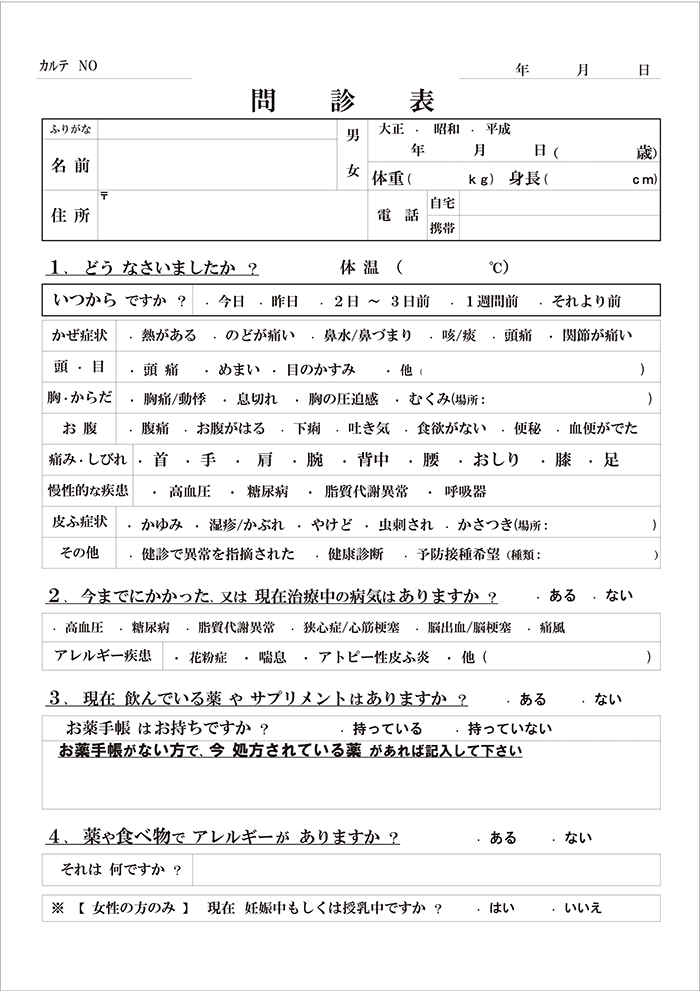
#> input picture input/form_blank_testClinic_v1.png, 700 x 991 px, found by its file name
$ python main.py
#> lines starting #> are read from the running program, lines starting #| are printed output that depends on the picture; after the words box and inside, x2 and y2 are one past the last pixel; in counts of white or black regions, pixels touching at a corner belong together
### SchemaBridge/backEnd/layout_extractor/io_paths.py
# io_paths.py
import os
import glob
from typing import Optional

DEFAULT_IMAGE_NAME = "form_blank_testClinic_v1.png"
DEFAULT_LAYOUT_JSON = os.path.join("output", "layout_a4_portrait.json")
DEFAULT_PDF_OUTPUT = os.path.join("output", "layout_preview.pdf")

def find_repo_root(start_dir: str, anchor="SchemaBridge") -> str:
#> called with start_dir = 'SchemaBridge/backEnd/layout_extractor', anchor = 'SchemaBridge'
    cur = start_dir
    while True:
        head, tail = os.path.split(cur)
        if tail == anchor:
            return cur
        if head == cur:
            raise FileNotFoundError(f'"{anchor}" ルートを辿れませんでした。起点: {start_dir}')
        cur = head

def resolve_input_dir(script_dir: str, repo_root: str) -> str:
    # まずは SchemaBridge 配下 → 無ければその親（Aiteqno直下）をフォールバック
#> called with script_dir = 'SchemaBridge/backEnd/layout_extractor', repo_root = 'SchemaBridge'
    parent_root = os.path.dirname(repo_root)
    candidates = [
        os.path.join(repo_root, "input"),                    # SchemaBridge/input
        os.path.join(parent_root, "input"),                  # Aiteqno/input（今回の配置）
        os.path.join(repo_root, "backEnd", "layout_extractor", "input"),
        os.path.join(repo_root, "layout_extractor", "input"),
        os.path.join(script_dir, "input"),
    ]
    for d in candidates:
        if os.path.isdir(d):
            return d
    tried = "\n  - " + "\n  - ".join(candidates)
    raise FileNotFoundError(f"入力ディレクトリが見つかりません。探索候補:{tried}")

def choose_target_image(input_dir: str, default_name: str = DEFAULT_IMAGE_NAME) -> str:
    target = os.path.join(input_dir, default_name)
    if os.path.isfile(target):
        return target
    pngs = glob.glob(os.path.join(input_dir, "*.[Pp][Nn][Gg]"))
    if not pngs:
        raise FileNotFoundError(f"PNGが見つかりません: {input_dir}（期待ファイル: {default_name}）")
    return max(pngs, key=os.path.getmtime)

def ensure_output_dir(path: Optional[str]):
    """
    - path が None       : SchemaBridge の親（=Aiteqno）直下の ./output を返す
    - path がディレクトリ: そのまま作成して返す
    - path がファイル    : その親ディレクトリを作成して返す
    """
    if path is None:
        # __file__ から SchemaBridge を見つけ、親(Aiteqno)/output へ
        module_dir = os.path.dirname(os.path.abspath(__file__))
        cur = module_dir
        repo_root = None
        while True:
            head, tail = os.path.split(cur)
            if tail == "SchemaBridge":
                repo_root = cur
                break
            if head == cur:
                break
            cur = head
        parent_root = os.path.dirname(repo_root) if repo_root else os.path.dirname(module_dir)
        out_dir = os.path.join(parent_root, "output")
    else:
        # ディレクトリかどうかをざっくり判定（既存ディレクトリ or 拡張子なしをディレクトリ扱い）
        if os.path.isdir(path) or (not os.path.splitext(path)[1] and not os.path.basename(path).count(".")):
            out_dir = os.path.abspath(path)
        else:
            out_dir = os.path.dirname(path) or "."
    os.makedirs(out_dir, exist_ok=True)
    return out_dir

### SchemaBridge/backEnd/layout_extractor/analyze.py
import cv2
import numpy as np
from image_utils import binarize, extract_line_masks

def _deskew(gray):
    edges = cv2.Canny(gray, 50, 150, apertureSize=3)
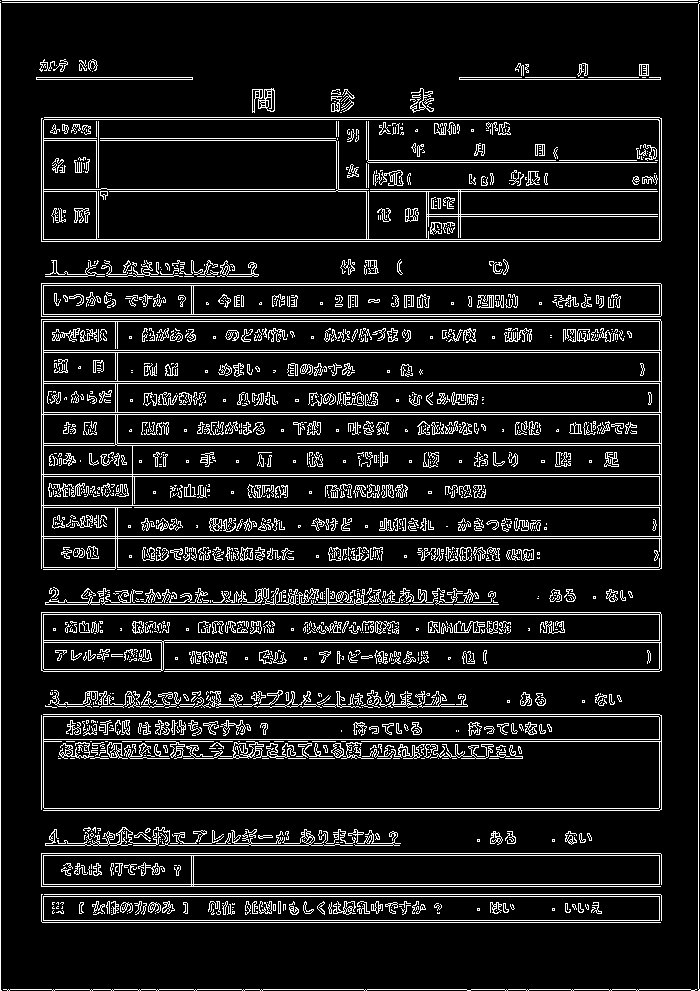
#> edges: shape (991, 700); 10.8% white in thin lines or dots
    lines = cv2.HoughLines(edges, 1, np.pi/180, 200)
#> lines = 111 rows, first 8: [0, 0], [698, 0], [0, 1.57], [2, 1.57], [989, 1.57], [41, 0], [474, 1.57], [505, 1.57]
    if lines is None:
        return gray, 0.0
    angles = []
    for rho, theta in np.asarray(lines).reshape(-1, 2):
        ang = (theta - np.pi/2.0) * 180/np.pi
        if -10 <= ang <= 10:  # ほぼ水平のみ評価
            angles.append(ang)
#> this loop made 111 passes
#> (rho, theta, ang) on passes 1 to 8: (0, 0, -90), (698, 0, -90), (0, 1.57, 2.5e-06), (2, 1.57, 2.5e-06), (989, 1.57, 2.5e-06), (41, 0, -90), (474, 1.57, 2.5e-06), (505, 1.57, 2.5e-06)
#> after the loop, angles = 73 values, max 1 at index 67, min -2 at index 72, mean -0.0548
    if not angles:
        return gray, 0.0
    angle = np.median(angles)
#> angle = 2.5e-06
    h, w = gray.shape[:2]
    M = cv2.getRotationMatrix2D((w/2, h/2), angle, 1.0)
#> M = [[1, 4.37e-08, -2.17e-05], [-4.37e-08, 1, 1.53e-05]]
    desk = cv2.warpAffine(gray, M, (w, h), flags=cv2.INTER_LINEAR, borderValue=255)
    return desk, angle

def _extract_short_verticals(gray):
    """
    短い縦線（~20–80px）専用の救済検出。
    既存の“長い罫線”検出で落ちる短線を Otsu→Canny→HoughLinesP で拾う。
    """
    th = binarize(gray)
    edges = cv2.Canny(th, 50, 150, apertureSize=3)
    H, W = th.shape[:2]

    # 低しきい値 + 短線向け最小長
    min_len = max(18, int(0.012 * H))   # 画像高さ1480なら ≈18px
    max_len = int(0.20 * H)             # 過度な長線はここでは扱わない
    lines = cv2.HoughLinesP(
        edges, 1, np.pi / 180,
        threshold=30,                   # 検出感度を高める
        minLineLength=min_len,
        maxLineGap=3
    )

    segs = []
    if lines is None:
        return segs

    for x1, y1, x2, y2 in np.asarray(lines).reshape(-1, 4):
        # ほぼ縦のみ通す（水平成分が大きいものは除外）
        if abs(x2 - x1) > abs(y2 - y1) * 0.25:
            continue
        length = max(abs(y2 - y1), abs(x2 - x1))
        if length < min_len or length > max_len:
            continue
        segs.append({"x1": int(x1), "y1": int(y1), "x2": int(x2), "y2": int(y2)})
    return segs

def _lines_to_segments(mask, orientation="h"):
    skel = cv2.ximgproc.thinning(mask) if hasattr(cv2, "ximgproc") else mask

    H, W = mask.shape[:2]
    if orientation == "h":
        min_len = max(120, int(0.18 * W))   # 太い横罫に寄せてさらに長さで絞る
        def angle_ok(x1, y1, x2, y2):
            return abs(y2 - y1) <= max(1, int(0.07 * abs(x2 - x1)))
        hough_threshold, max_gap = 140, 6
    else:
        min_len = max(100, int(0.12 * H))   # 縦も「長線のみ」
        def angle_ok(x1, y1, x2, y2):
            return abs(x2 - x1) <= max(1, int(0.07 * abs(y2 - y1)))
        hough_threshold, max_gap = 140, 6

    lines = cv2.HoughLinesP(skel, 1, np.pi/180, threshold=hough_threshold,
                            minLineLength=min_len, maxLineGap=max_gap)
    segs = []
    if lines is not None:
        for x1, y1, x2, y2 in np.asarray(lines).reshape(-1, 4):
            if not angle_ok(x1,y1,x2,y2):
                continue
            segs.append({"x1": int(x1), "y1": int(y1), "x2": int(x2), "y2": int(y2)})
    return segs

def _extract_text_boxes(binimg, line_mask):
    """
    文字だけを対象に安定抽出：
      1) line_mask を除去してテキスト専用マスクを作成
      2) 軽く膨張して単語/行を連結
      3) 輪郭抽出→面積/高さ/縦横比でフィルタ
    """
    text_only = cv2.bitwise_and(binimg, cv2.bitwise_not(line_mask))

    # 連結（語→行の順で少しだけ繋げる：横11×1 → 縦1×7）
    h_kernel = cv2.getStructuringElement(cv2.MORPH_RECT, (11, 1))
    v_kernel = cv2.getStructuringElement(cv2.MORPH_RECT, (1, 7))
    x = cv2.dilate(text_only, h_kernel, iterations=1)   # 横方向を優先して結合
    text_dil = cv2.dilate(x, v_kernel, iterations=1)    # 行内の上下を軽く結合

    contours, _ = cv2.findContours(text_dil, cv2.RETR_EXTERNAL, cv2.CHAIN_APPROX_SIMPLE)
    h, w = binimg.shape[:2]
    boxes = []
    for cnt in contours:
        x, y, ww, hh = cv2.boundingRect(cnt)
        area = ww * hh
        # 面積/高さ/縦横比で安定化（帳票の見出し～本文帯を想定）
        if area < 80 or area > (w * h * 0.25):
            continue
        if hh < 10 or hh > 120:
            continue
        ratio = ww / max(hh, 1)
        # ★長文1行（横長）を救済：上限を 15 → 80 に緩和（必要に応じて再調整）
        if ratio < 0.5 or ratio > 80:
            continue
        boxes.append({"x": int(x), "y": int(y), "w": int(ww), "h": int(hh)})
    return boxes

def analyze_image(image_path):
    img = cv2.imread(image_path, cv2.IMREAD_GRAYSCALE)
    if img is None:
        raise FileNotFoundError(image_path)
    gray, _ = _deskew(img)
    line_mask, h_lines, v_lines, binimg = extract_line_masks(gray)
    # 罫線セグメント
    h_segs = _lines_to_segments(h_lines, "h")
    v_segs = _lines_to_segments(v_lines, "v")

    # 短い縦線の救済検出（~20–80px）を追加
    short_vs = _extract_short_verticals(gray)

    # 既存の縦線と“ほぼ同じ位置”の重複は捨て、短線のみをマージ
    merged_vs = []
    def _near(a, b, t=6):
        return abs(a - b) <= t

    for s in short_vs:
        dup = False
        for v in v_segs:
            same_x = _near(s["x1"], v["x1"]) and _near(s["x2"], v["x2"])
            close_y = _near(s["y1"], v["y1"], 20) or _near(s["y2"], v["y2"], 20)
            if same_x and close_y:
                dup = True
                break
        if not dup:
            merged_vs.append(s)
    v_segs = v_segs + merged_vs

    text_boxes = _extract_text_boxes(binimg, line_mask)
    return {
        "size": {"w": int(gray.shape[1]), "h": int(gray.shape[0])},
        "lines": h_segs + v_segs,
        "boxes": text_boxes,
        "pre_filtered": True
    }

### SchemaBridge/backEnd/layout_extractor/image_utils.py
# image_utils.py
# image_utils.py
import cv2

def binarize(gray):
    """薄い罫線も残しやすくするため、CLAHE と局所適応閾値を併用した二値化。"""
    if len(gray.shape) == 3:
        gray = cv2.cvtColor(gray, cv2.COLOR_BGR2GRAY)

    # ノイズ抑制 + 局所コントラスト補正
    blur = cv2.GaussianBlur(gray, (3, 3), 0)
    clahe = cv2.createCLAHE(clipLimit=2.0, tileGridSize=(8, 8))
    clahe_img = clahe.apply(blur)

    # グローバル閾値（Otsu）
    _, th_otsu = cv2.threshold(clahe_img, 0, 255, cv2.THRESH_BINARY_INV + cv2.THRESH_OTSU)
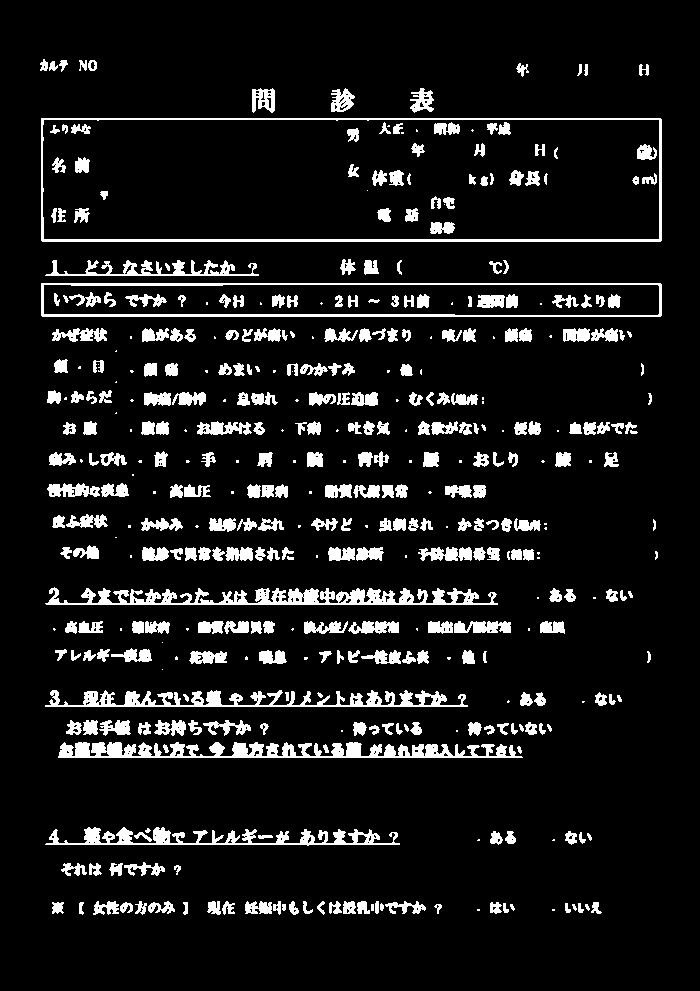
#> th_otsu: shape (991, 700); 9.6% white; 431 white regions (93 under 20 px), largest, box (x1, y1, x2, y2) and area: (58, 742, 523, 758) 4408, (45, 587, 498, 605) 4186, (41, 118, 662, 242) 3738

    # 局所適応閾値（薄い線を拾いやすくする）
    th_adapt = cv2.adaptiveThreshold(
        clahe_img,
        255,
        cv2.ADAPTIVE_THRESH_GAUSSIAN_C,
        cv2.THRESH_BINARY_INV,
        blockSize=31,
        C=10,
    )
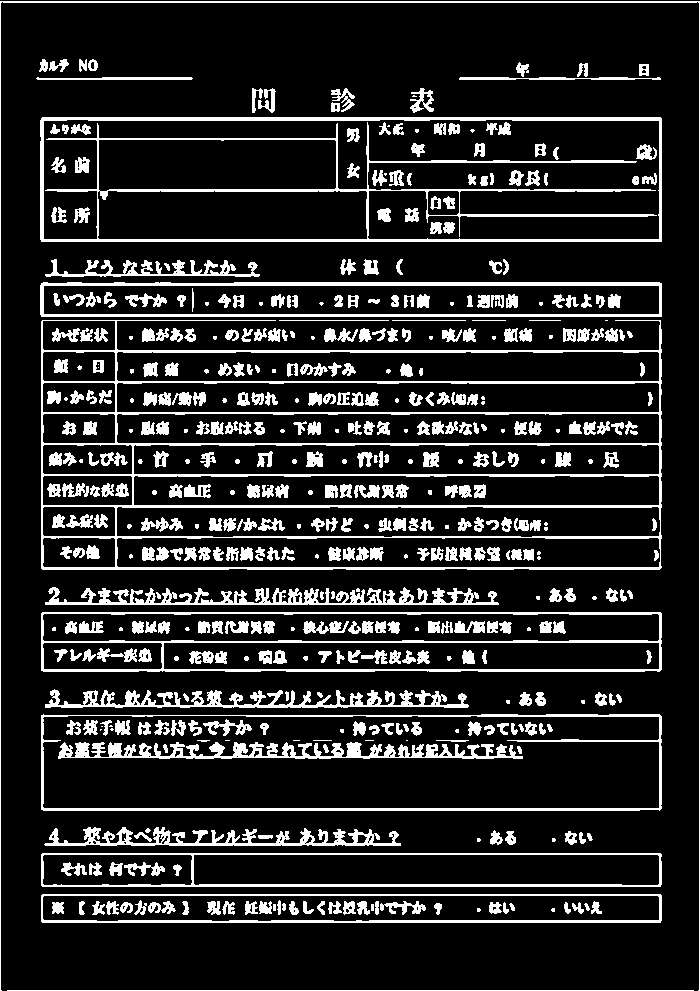
#> th_adapt: shape (991, 700); 15.6% white; 511 white regions (84 under 20 px), largest, box (x1, y1, x2, y2) and area: (41, 320, 662, 570) 14272, (40, 117, 662, 242) 9173, (41, 612, 662, 672) 4909

    # 2つの結果を統合して弱い線を残す
    merged = cv2.bitwise_or(th_otsu, th_adapt)

    # 軽いノイズ除去
    kernel = cv2.getStructuringElement(cv2.MORPH_RECT, (2, 2))
    merged = cv2.morphologyEx(merged, cv2.MORPH_OPEN, kernel, iterations=1)
#> merged: shape (991, 700); 15.8% white; 491 white regions (78 under 20 px), largest, box (x1, y1, x2, y2) and area: (42, 321, 663, 571) 12932, (41, 118, 663, 243) 5074, (42, 613, 663, 673) 4907
    return merged

def extract_line_masks(gray, hor_len=60, ver_len=60):
    """
    灰度画像を受け取り、二値化してから水平/垂直マスクと統合マスクを返す。
    戻り値: (line_mask, h_lines, v_lines, binimg)
    """
    # 入力がBGRならグレースケール化
    if len(gray.shape) == 3:
        gray = cv2.cvtColor(gray, cv2.COLOR_BGR2GRAY)

    # 既存パイプライン互換の二値画像
    binimg = binarize(gray)
    h, w = binimg.shape

    # 画像サイズに応じたカーネル長（長い罫線優先）
    kx = max(15, w // hor_len)
    ky = max(15, h // ver_len)

    h_kernel = cv2.getStructuringElement(cv2.MORPH_RECT, (kx, 1))
    v_kernel = cv2.getStructuringElement(cv2.MORPH_RECT, (1, ky))

    # 長い水平/垂直線を抽出
    h_lines = cv2.morphologyEx(binimg, cv2.MORPH_OPEN, h_kernel, iterations=1)
#> h_lines: shape (991, 700); 7.3% white; 177 white regions (26 under 20 px), largest, box (x1, y1, x2, y2) and area: (41, 118, 663, 122) 2382, (41, 283, 663, 287) 2305, (41, 240, 663, 243) 1864
    v_lines = cv2.morphologyEx(binimg, cv2.MORPH_OPEN, v_kernel, iterations=1)
#> v_lines: shape (991, 700); 1.4% white; 119 white regions (32 under 20 px), largest, box (x1, y1, x2, y2) and area: (0, 3, 2, 991) 1976, (42, 323, 45, 572) 515, (41, 119, 45, 244) 490

    # 軽い閉演算でギャップを詰める（太線を優先、過剰膨張は避ける）
    h_lines = cv2.morphologyEx(h_lines, cv2.MORPH_CLOSE, cv2.getStructuringElement(cv2.MORPH_RECT, (1, 3)), iterations=1)
    v_lines = cv2.morphologyEx(v_lines, cv2.MORPH_CLOSE, cv2.getStructuringElement(cv2.MORPH_RECT, (3, 1)), iterations=1)

    # 統合マスク
    line_mask = cv2.bitwise_or(h_lines, v_lines)
#> line_mask: shape (991, 700); 8.6% white; 122 white regions (11 under 20 px), largest, box (x1, y1, x2, y2) and area: (42, 322, 663, 572) 12680, (41, 118, 663, 244) 5075, (42, 613, 663, 674) 4853

    return line_mask, h_lines, v_lines, binimg

### SchemaBridge/backEnd/layout_extractor/simple_pipeline.py
# simple_pipeline.py
import os
from typing import Optional, Tuple

from io_paths import (
    find_repo_root,
    resolve_input_dir,
    choose_target_image,
    ensure_output_dir
)
from analyze import analyze_image
from renderers import draw_layout_on_pdf, draw_layout_on_png
from json_io import save_layout_json, save_schema_layout_json  # 罫線出力 / 文字領域出力

def _resolve_page_size(hint_image: Optional[str]) -> Optional[Tuple[float, float]]:
    # ページサイズ推定は必要に応じて拡張。現状は None のまま委譲でOK。
    return None

def run(
    image_path: Optional[str] = None,
    save_pdf: bool = True,
    save_png: bool = True,
    save_layout: bool = True,
    output_dir: Optional[str] = None,
    page_size: Optional[Tuple[float, float]] = None
):
    """
    単一画像に対して解析 → プレビュー（pdf/png） → JSON出力（layout/schema_layout）まで行う。
    """
    # 入力画像の決定（resolve_input_dir は script_dir と repo_root を要求）
    script_dir = os.path.dirname(os.path.abspath(__file__))
    repo_root = find_repo_root(script_dir, anchor="SchemaBridge")
    input_dir = resolve_input_dir(script_dir, repo_root)
    target_image = image_path or choose_target_image(input_dir)

    # ページサイズ（必要なら将来ヒント画像から決定）
    if page_size is None:
        page_size = _resolve_page_size(target_image)

    # 解析
    analyzed = analyze_image(target_image)
#> in _lines_to_segments, `skel = cv2.ximgproc.thinning(mask) if hasattr(cv2, "ximgproc") else mask`:
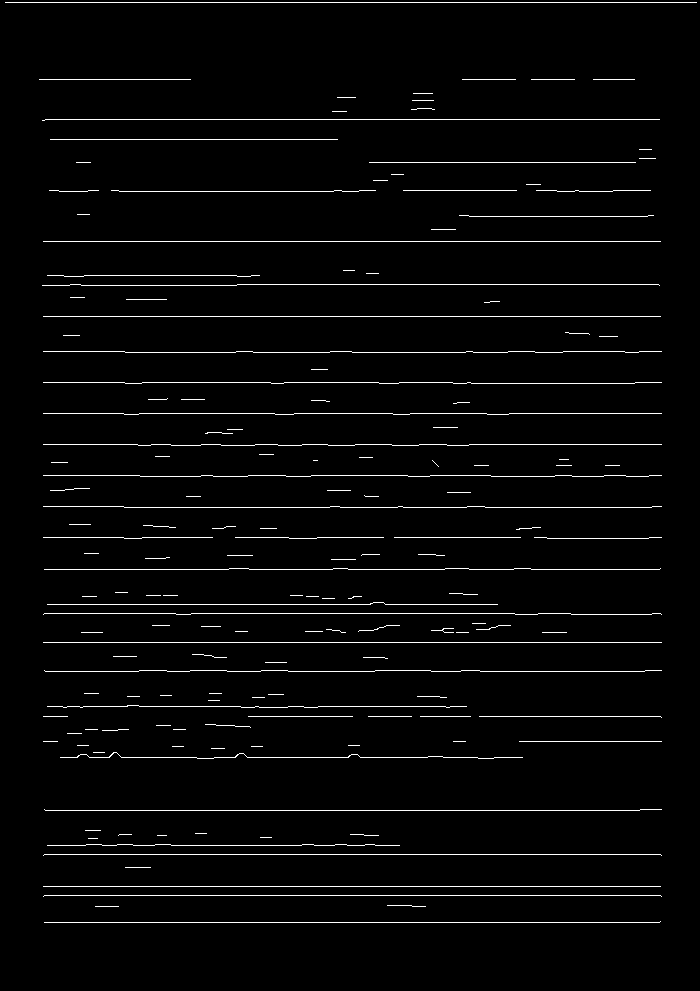
#> skel: shape (991, 700); 2.8% white in thin lines or dots
#> in _lines_to_segments, `lines = cv2.HoughLinesP(skel, 1, np.pi/180, threshold=hough_threshold,..`: lines = 35 rows, first 6: [5, 2, 696, 2], [44, 922, 659, 922], [43, 886, 660, 886], [43, 642, 661, 642], [44, 895, 660, 895], [43, 241, 660, 241]
#> the loop in _lines_to_segments, `for x1, y1, x2, y2 in np.asarray(lines).reshape(-1, 4):` made 35 passes
#> after the loop in _lines_to_segments, `for x1, y1, x2, y2 in np.asarray(lines).reshape(-1, 4):`: segs = 35 items
#> call 2 of _lines_to_segments, with orientation = 'v'
#> in _lines_to_segments (call 2), `skel = cv2.ximgproc.thinning(mask) if hasattr(cv2, "ximgproc") else mask`:
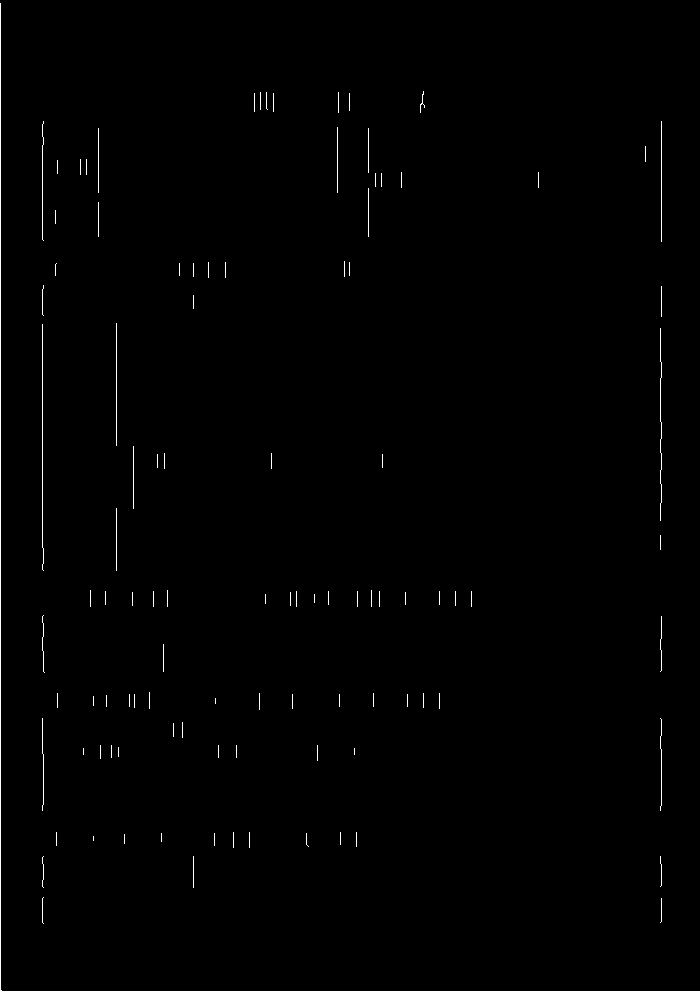
#> skel: shape (991, 700); 0.56% white in thin lines or dots
#> in _lines_to_segments (call 2), `lines = cv2.HoughLinesP(skel, 1, np.pi/180, threshold=hough_threshold,..`: lines = [[0, 990, 0, 3], [42, 547, 42, 324], [661, 241, 661, 121], [116, 445, 116, 323]]
#> (the rest of the program and of its run is left out)
